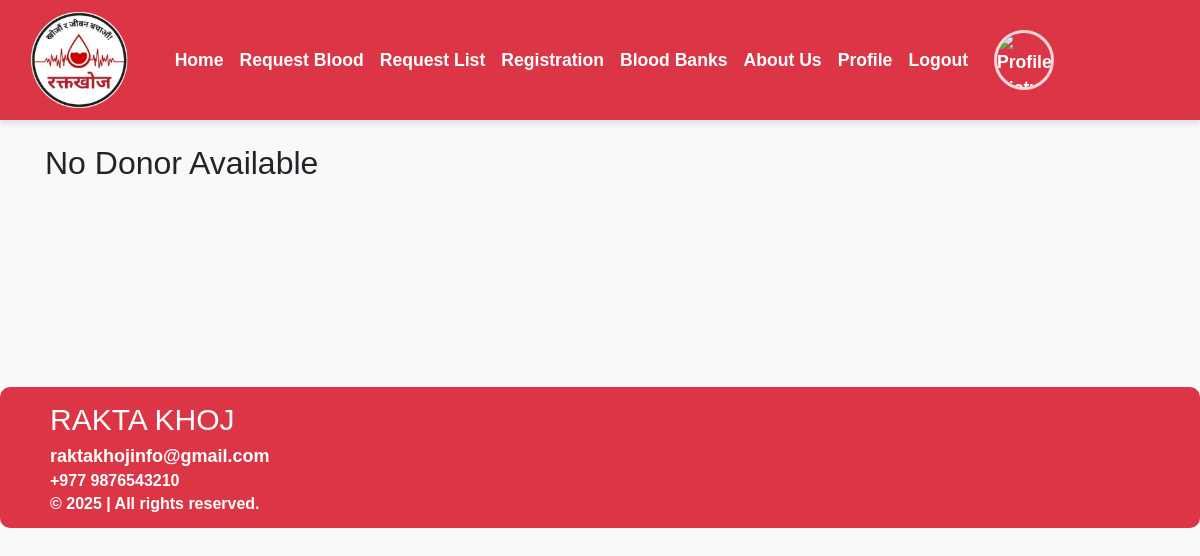
The page /donors_list/7/ (signed in) on the database as committed earlier.
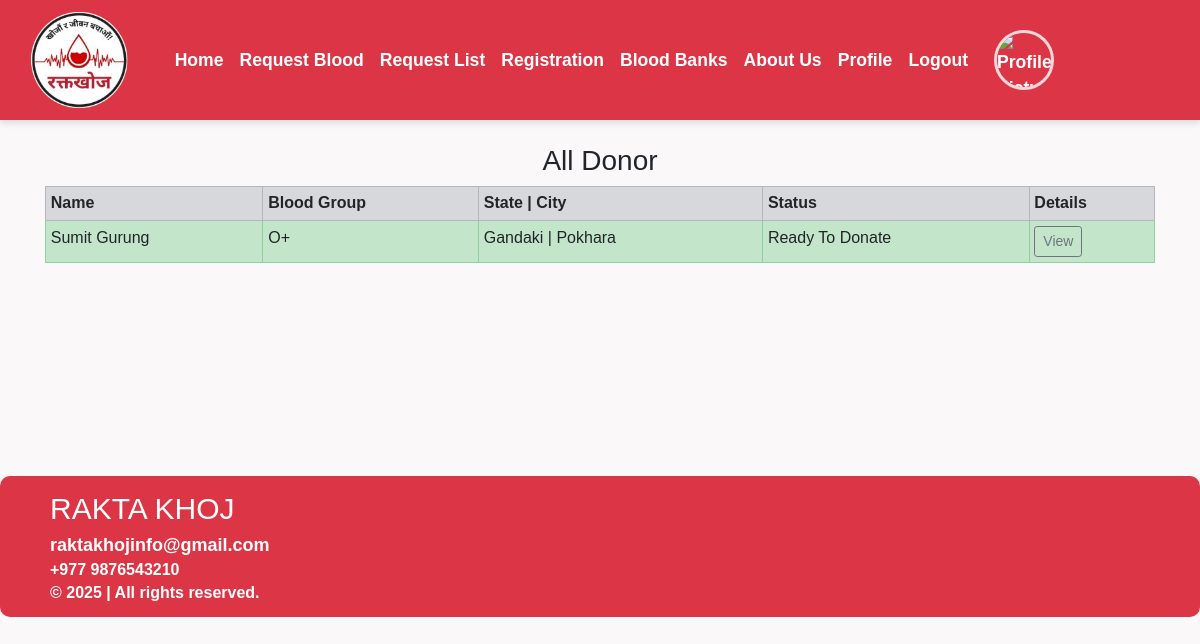
The same page on the database as committed later.
### home/models.py (models this page shows, shortened)
class Donor(models.Model):
    donor = models.OneToOneField(User, on_delete=models.CASCADE, blank=True, null=True)
    date_of_birth = models.DateField(max_length=100)
    phone = models.CharField(max_length=10)
    city = models.CharField(max_length=100)
    state = models.CharField(max_length=100)
    address = models.TextField(max_length=500, default="")
    blood_group = models.ForeignKey(BloodGroup, on_delete=models.CASCADE)
    gender = models.CharField(max_length=10)
    image = models.ImageField(upload_to="")
    report = models.FileField(upload_to="")
    ready_to_donate = models.BooleanField(default=True)
    is_approved = models.BooleanField(default=False)

class BloodGroup(models.Model):
    name = models.CharField(max_length=5)
    def __str__(self):
        return self.name

### home/views.py (the view)
# urls.py: path("donors_list/<int:myid>/", views.donors_list, name="donors_list"),
def donors_list(request, myid):
    blood_groups = BloodGroup.objects.filter(id=myid).first()
    donor = Donor.objects.filter(blood_group=blood_groups, is_approved=True).order_by("date_of_birth")
    return render(request, "donors_list.html", {'donor': donor})

### home/templates/donors_list.html (shortened to what this page needs)
{% extends 'base.html' %}
{% load static %}
{% block body %}
<div class="container">
{% if donor %}
<h3 class="text-center">All Donor</h3>
<table class="table table-sm table-bordered">
  <tr class="table-secondary">
    <th>Name</th>
    <th>Blood Group</th>
    <th>State | City</th>
    <th>Status</th>
    <th>Details</th>
  </tr>
  {% for i in donor %}
    {% if i.ready_to_donate %}
      <tr class="table-success">
        <td>{{i.donor.get_full_name}}</td>
        <td>{{i.blood_group}}</td>
        <td>{{i.state}} | {{i.city}}</td>
        <td>Ready To Donate</td>
        <td><a href="/donors_details/{{i.id}}/" class="btn btn-sm btn-outline-secondary">View</a></td>
      </tr>
    {% endif %}
  {% endfor %}
</table>
{% else %}
<h2>No Donor Available</h2>
{% endif %}
</div>
{% endblock %}

Rows that differ between the two databases and show on the page:
now on this page (row edited): Donor: donor.get_full_name "Sumit Gurung", blood_group "O+", state "Gandaki", city "Pokhara"
Other text that changed with them:
text no longer shown: "No Donor Available"
text now shown: "All Donor Name Blood Group State | City Status Details"
